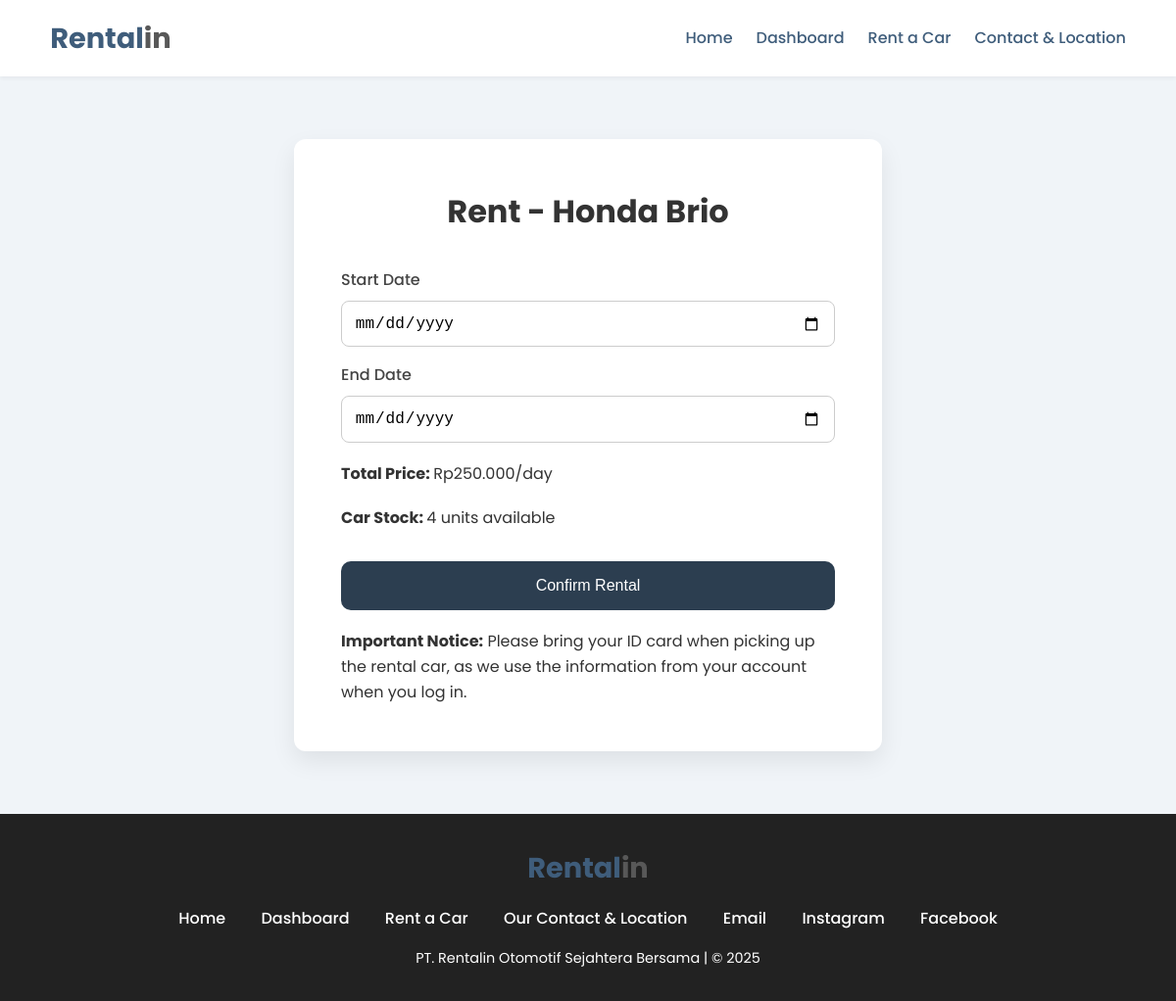
Screenshot of /php/checkout.php?car_id=1 (signed in) with the database file from the repository.
### tables this page shows
CREATE TABLE `mobil` (
  `id` int(11) NOT NULL,
  `nama` varchar(100) DEFAULT NULL,
  `harga_per_hari` int(11) DEFAULT NULL,
  `kuantitas` int(11) DEFAULT NULL,
  `foto` varchar(100) DEFAULT NULL
);

### php/checkout.php (the view, shortened to what this page needs)
<?php
include 'db.php';
$mobil_id = $_GET['car_id'];
$query = "SELECT * FROM mobil WHERE id = ?";
$stmt = mysqli_prepare($conn, $query);
mysqli_stmt_bind_param($stmt, "i", $mobil_id);
mysqli_stmt_execute($stmt);
$result = mysqli_stmt_get_result($stmt);
$mobil = mysqli_fetch_assoc($result);
?>
<!DOCTYPE html>
<html lang="en">
<head>
    <link rel="stylesheet" type="text/css" href="../css/style.css" />
    <link rel="stylesheet" type="text/css" href="../css/phpstyle.css" />
</head>
<body>
    <nav class="navbar">
        <a href="../index.html" class="navbar-logo">Rental<span>in</span></a>
        <div class="navbar-nav">
            <a href="../index.html">Home</a>
            <a href="dashboard.php">Dashboard</a>
            <a href="rental-mobil.php">Rent a Car</a>
            <a href="../index.html#contact">Contact & Location</a>
        </div>
    </nav>
    <section class="checkout">
        <div class="container">
            <h2> Rent - <?php echo $mobil['nama']; ?></h2>
            <form action="checkout.php?car_id=<?php echo $mobil_id; ?>" method="POST">
                <label for="tanggal_mulai">Start Date</label>
                <input type="date" id="tanggal_mulai" name="tanggal_mulai" required />
                <label for="tanggal_selesai">End Date</label>
                <input type="date" id="tanggal_selesai" name="tanggal_selesai" required />
                <p><strong>Total Price: </strong>
                    Rp<?php echo number_format($mobil['harga_per_hari'], 0, ',', '.'); ?>/day</p>
                <p><strong>Car Stock: </strong><?php echo $mobil['kuantitas']; ?> units available</p>
                <button type="submit">Confirm Rental</button>
                <p><b>Important Notice:</b> Please bring your ID card when picking up the rental car, as we use the
                    information
                    from your account
                    when you log in.</p>
            </form>
        </div>
    </section>
    <footer>
        <a href="#" class="navbar-logo">Rental<span>in</span></a>
        <div class="links">
            <a href="../index.html">Home</a>
            <a href="dashboard.php">Dashboard</a>
            <a href="rental-mobil.php">Rent a Car</a>
            <a href="../index.html#contact">Our Contact & Location</a>
            <a href="mailto:info@rentalin.id">Email</a>
            <a href="https://www.instagram.com">Instagram</a>
            <a href="https://www.facebook.com">Facebook</a>
        </div>
        <div class="credit">
            <p>PT. Rentalin Otomotif Sejahtera Bersama | &copy; 2025
            </p>
        </div>
    </footer>
</body>
</html>

### css/style.css (style rules this page uses)
:root { --primary: #f0f4f8; --secondary: #ffffff; --third: #585858; --accent: #3f5d7b; }
* { margin: 0; padding: 0; box-sizing: border-box; }
body { background-color: var(--primary); color: #2e2e2e; line-height: 1.6; font-family: "Poppins", sans-serif; }
.navbar { background-color: var(--secondary); display: flex; justify-content: space-between; align-items: center; padding: 1rem 3.2rem; box-shadow: 0 2px 4px rgba(0, 0, 0, 0.05); position: sticky; top: 0; z-index: 999; }
.navbar-logo { font-size: 1.8rem; font-weight: bold; color: var(--accent); text-decoration: none; font-family: "Poppins", sans-serif; }
.navbar-logo span { color: var(--third); }
.navbar-nav { display: flex; gap: 1.5rem; }
.navbar-nav a { color: var(--accent); text-decoration: none; font-family: "Poppins", sans-serif; font-weight: 500; transition: color 0.3s ease; }
footer { background-color: #222; color: white; text-align: center; padding: 2rem 1rem; font-family: "Poppins", sans-serif; }
footer .links { margin: 1rem auto; }
footer .links a { color: white; margin: 0 1rem; text-decoration: none; font-weight: 500; }
footer .credit p { margin: 0; font-size: 0.9rem; }

### css/phpstyle.css (style rules this page uses)
.checkout { padding: 4rem 2rem; background-color: var(--primary); font-family: "Poppins", sans-serif; }
.checkout .container { max-width: 600px; margin: 0 auto; background: var(--secondary); padding: 3rem; border-radius: 12px; box-shadow: 0 10px 25px rgba(0, 0, 0, 0.08); }
.checkout h2 { text-align: center; margin-bottom: 2rem; font-size: 2rem; color: #333; }
.checkout label { display: block; margin-top: 1rem; font-weight: 500; color: #444; }
.checkout input[type="date"] { width: 100%; padding: 0.8rem; margin-top: 0.5rem; border: 1px solid #ccc; border-radius: 8px; font-size: 1rem; box-sizing: border-box; }
.checkout p { margin-top: 1.2rem; font-size: 1rem; color: #333; }
.checkout button { margin-top: 2rem; width: 100%; padding: 1rem; background-color: #2c3e50; color: white; border: none; border-radius: 10px; font-size: 1rem; cursor: pointer; transition: background 0.3s; }

### rows the page displays
mobil: nama "Honda Brio", harga_per_hari "250.000", kuantitas "4"
